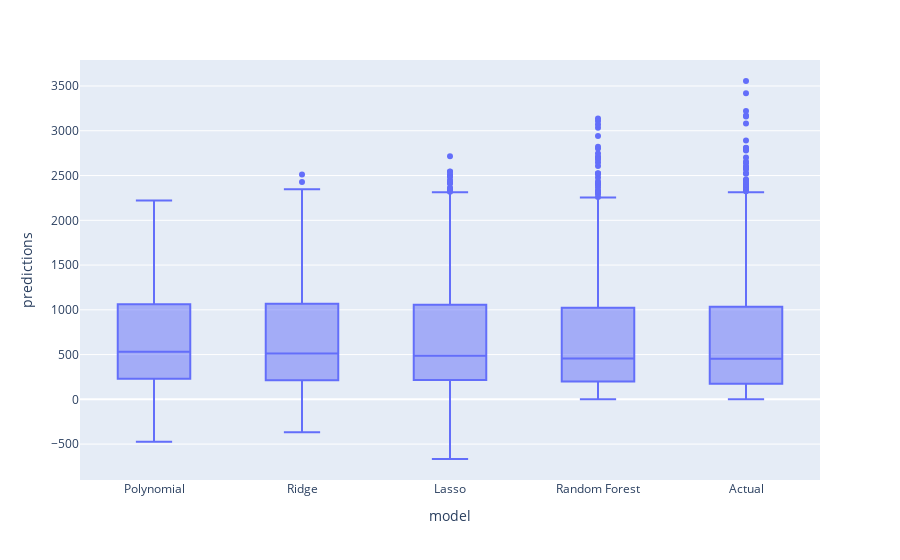

This figure's notebook cell:
### Markdown cell above
### We now want to check the overall distributions of all the predictions with respect to the test data. We use a plotly express side by side box plot for this

### Code cell
import plotly.express as px

ModelA = pd.DataFrame({"model":"Polynomial","predictions":Y_pred_poly})
ModelB = pd.DataFrame({"model":"Ridge","predictions":Y_pred_rr})
ModelC = pd.DataFrame({"model":"Lasso","predictions":Y_pred_lr})
ModelD = pd.DataFrame({"model":"Random Forest","predictions":Y_pred_rf})
ModelE = pd.DataFrame({"model":"Actual","predictions":Y_test})

ModelsCompare = pd.concat([ModelA,ModelB,ModelC,ModelD,ModelE])

fig = px.box(ModelsCompare, x="model", y="predictions")
fig.show()

### Figure 1 — Plotly figure (JSON) as saved in the notebook; plotly's stock layout.template omitted (floating-point values rounded to 4 significant figures; data arrays with more than 128 entries replaced by an {"elided": "..."} marker saying what was removed)
{"data": [{"alignmentgroup": "True", "hovertemplate": "model=%{x}<br>predictions=%{y}<extra></extra>", "legendgroup": "", "marker": {"color": "#636efa"}, "name": "", "notched": false, "offsetgroup": "", "orientation": "v", "showlegend": false, "type": "box", "x": {"elided": "10950 str values"}, "x0": " ", "xaxis": "x", "y": {"elided": "10950 float values"}, "y0": " ", "yaxis": "y"}], "layout": {"boxmode": "group", "legend": {"tracegroupgap": 0}, "margin": {"t": 60}, "xaxis": {"anchor": "y", "domain": [0, 1], "title": {"text": "model"}}, "yaxis": {"anchor": "x", "domain": [0, 1], "title": {"text": "predictions"}}}}
